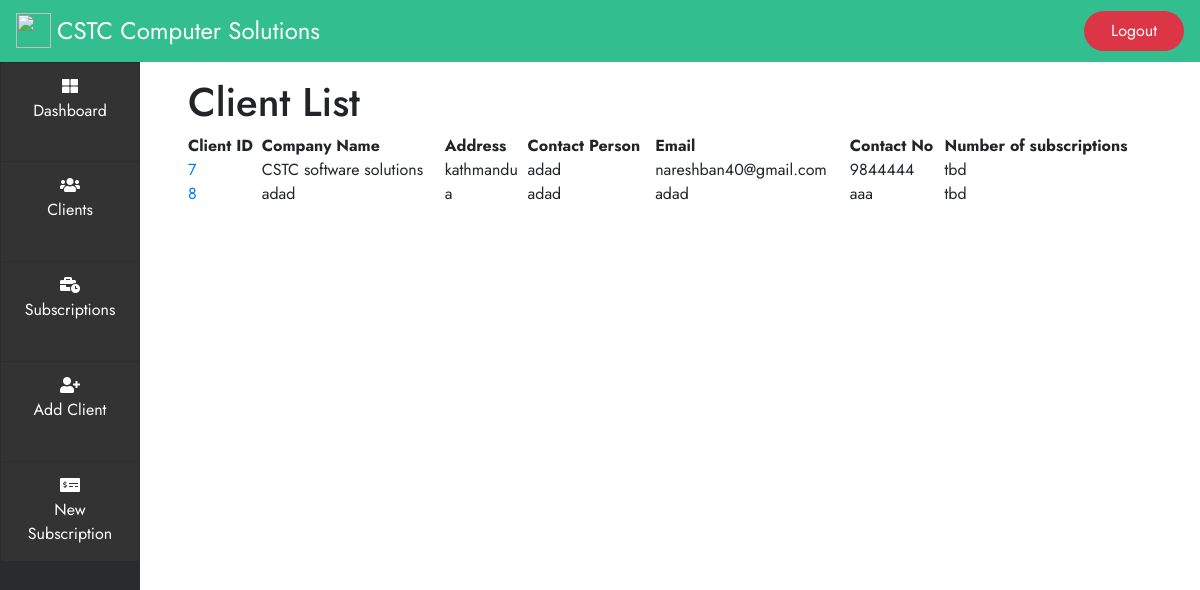
Screenshot of /customers (signed in) with the database file from the repository.
### customer/models.py (models this page shows, shortened)
class Customer(models.Model):
    Name = models.CharField(max_length=250)
    Address1 = models.CharField(max_length=150)
    Address2 = models.CharField(max_length=150, blank=True)
    City= models.CharField(max_length=100)
    District = models.CharField(max_length=20)
    Zone = models.CharField(max_length=100)
    PhoneNo= models.CharField(max_length=15)
    Email = models.CharField(max_length=100)
    Website = models.CharField(max_length=100, blank=True)
    Contact_Person= models.CharField(max_length=100)
    Contact_Person_MobileNo= models.CharField(max_length=15)
    Contact_Person_Email= models.CharField(max_length=100)

### customer/views.py (the view)
# urls.py: path('customers', views.customers_list, name='customers'),
@login_required(login_url='index')
def customers_list(request):
    obj = Customer.objects.all()
    context ={
        'customers':obj,
    }
    return render(request,'customers.html',context)

### customer/Templates/customers.html (shortened to what this page needs)
{% extends "base.html" %}
{% block content %}
<div class="col-lg px-5 py-3 tablecontent">
    <h1>Client List</h1>
    <table id="datatable" class="display" style="width:100%">
        <thead>
            <tr>
                <th>Client ID</th>
                <th>Company Name</th>
                <th>Address</th>
                <th>Contact Person</th>
                <th>Email</th>
                <th>Contact No</th>
                <th>Number of subscriptions</th>
            </tr>
        </thead>
        <tbody>
        {% for customer in customers %}
            <tr>
                <td><a href="{%url 'customerdetail' customer.id %}">{{ customer.id }}</a></td>
                <td>{{ customer.Name  }}</td>
                <td>{{ customer.City }}</td>
                <td>{{ customer.Contact_Person }}</td>
                <td>{{ customer.Email }}</td>
                <td>{{ customer.Contact_Person_MobileNo }}</td>
                <td>tbd</td>
            </tr>
        {% endfor %}
        </tbody>
</table>
</div>
{% endblock content %}

### user/static/css/style.css (style rules this page uses)
* { padding: 0; margin: 0; box-sizing: border-box; }
body { font-family: 'Jost', sans-serif; }
.tablecontent , .dash { font-family: 'Jost', sans-serif; }

### rows the page displays
Customer: id "7", Name "CSTC software solutions", City "kathmandu", Contact_Person "adad", Email "nareshban40@gmail.com", Contact_Person_MobileNo "9844444"
Customer: id "8", Name "adad", City "a", Contact_Person "adad", Email "adad", Contact_Person_MobileNo "aaa"
